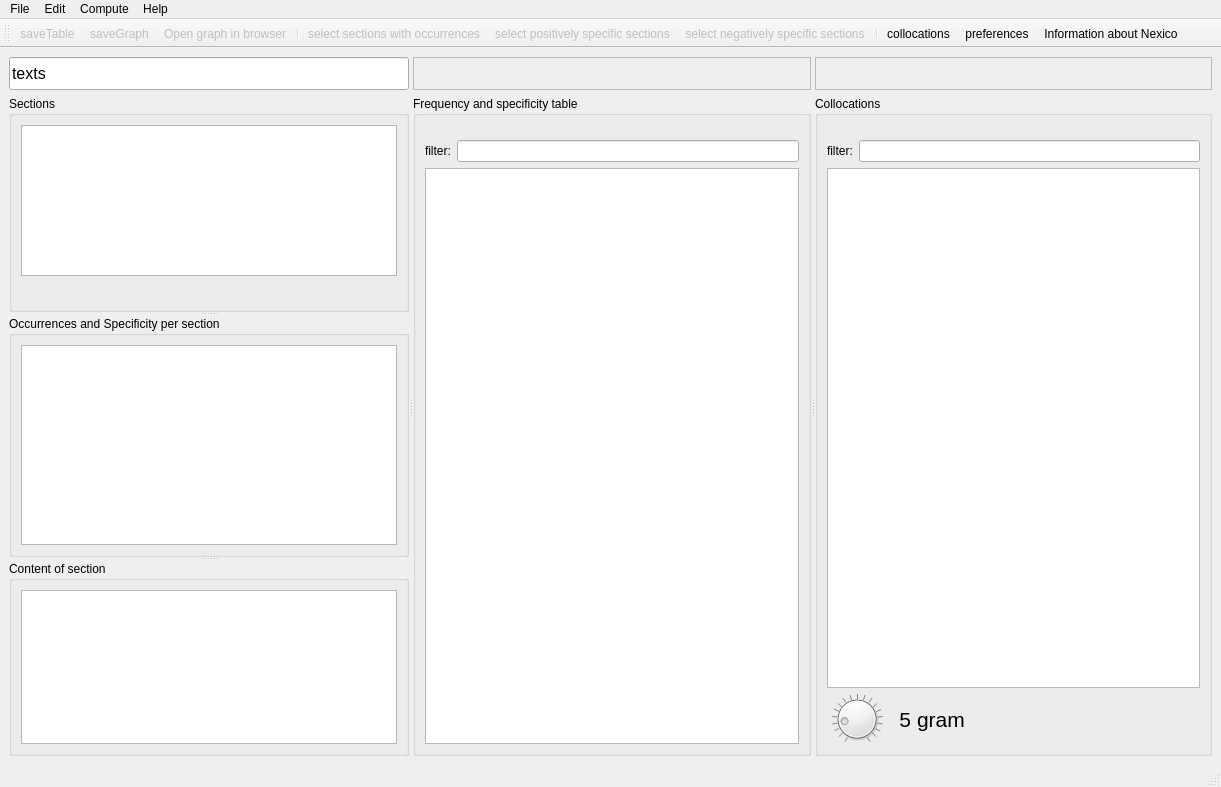
<?xml version="1.0" encoding="UTF-8"?>
<ui version="4.0">
 <class>MainWindow</class>
 <widget class="QMainWindow" name="MainWindow">
  <property name="geometry">
   <rect>
    <x>0</x>
    <y>0</y>
    <width>1221</width>
    <height>787</height>
   </rect>
  </property>
  <property name="windowTitle">
   <string>Nexico!</string>
  </property>
  <property name="windowIcon">
   <iconset resource="groressources.qrc">
    <normaloff>:/images/images/n.png</normaloff>:/images/images/n.png</iconset>
  </property>
  <property name="unifiedTitleAndToolBarOnMac">
   <bool>true</bool>
  </property>
  <widget class="QWidget" name="centralwidget">
   <layout class="QGridLayout" name="gridLayout_10">
    <item row="0" column="0">
     <widget class="QSplitter" name="splitter_3">
      <property name="orientation">
       <enum>Qt::Horizontal</enum>
      </property>
      <widget class="QWidget" name="widget_2" native="true">
       <layout class="QGridLayout" name="gridLayout_5">
        <item row="2" column="1">
         <widget class="QSplitter" name="splitter_2">
          <property name="orientation">
           <enum>Qt::Vertical</enum>
          </property>
          <widget class="QGroupBox" name="mapBox">
           <property name="title">
            <string>Sections</string>
           </property>
           <layout class="QGridLayout" name="gridLayout">
            <item row="0" column="0">
             <widget class="QListWidget" name="sectionMap">
              <property name="sizePolicy">
               <sizepolicy hsizetype="Preferred" vsizetype="Expanding">
                <horstretch>0</horstretch>
                <verstretch>0</verstretch>
               </sizepolicy>
              </property>
              <property name="minimumSize">
               <size>
                <width>0</width>
                <height>0</height>
               </size>
              </property>
              <property name="selectionMode">
               <enum>QAbstractItemView::ExtendedSelection</enum>
              </property>
              <property name="flow">
               <enum>QListView::LeftToRight</enum>
              </property>
              <property name="isWrapping" stdset="0">
               <bool>true</bool>
              </property>
             </widget>
            </item>
            <item row="1" column="0">
             <widget class="QWidget" name="westwidget" native="true">
              <layout class="QGridLayout" name="gridLayout_6"/>
             </widget>
            </item>
           </layout>
          </widget>
          <widget class="QGroupBox" name="graphicsBox">
           <property name="title">
            <string>Occurrences and Specificity per section</string>
           </property>
           <layout class="QGridLayout" name="gridLayout_3">
            <item row="0" column="0">
             <widget class="QGraphicsView" name="graphicsView">
              <property name="sizePolicy">
               <sizepolicy hsizetype="Preferred" vsizetype="Fixed">
                <horstretch>0</horstretch>
                <verstretch>0</verstretch>
               </sizepolicy>
              </property>
              <property name="minimumSize">
               <size>
                <width>0</width>
                <height>200</height>
               </size>
              </property>
              <property name="maximumSize">
               <size>
                <width>16777215</width>
                <height>200</height>
               </size>
              </property>
             </widget>
            </item>
           </layout>
          </widget>
          <widget class="QGroupBox" name="sectionBox">
           <property name="title">
            <string>Content of section</string>
           </property>
           <layout class="QGridLayout" name="gridLayout_4">
            <item row="0" column="0">
             <widget class="QTextBrowser" name="editSection">
              <property name="sizePolicy">
               <sizepolicy hsizetype="Preferred" vsizetype="Expanding">
                <horstretch>0</horstretch>
                <verstretch>0</verstretch>
               </sizepolicy>
              </property>
              <property name="undoRedoEnabled">
               <bool>true</bool>
              </property>
              <property name="readOnly">
               <bool>false</bool>
              </property>
             </widget>
            </item>
           </layout>
          </widget>
         </widget>
        </item>
        <item row="1" column="1">
         <widget class="QLineEdit" name="fileNameEdit">
          <property name="minimumSize">
           <size>
            <width>0</width>
            <height>33</height>
           </size>
          </property>
          <property name="font">
           <font>
            <pointsize>12</pointsize>
           </font>
          </property>
          <property name="inputMask">
           <string notr="true"/>
          </property>
          <property name="text">
           <string>texts</string>
          </property>
          <property name="frame">
           <bool>true</bool>
          </property>
          <property name="readOnly">
           <bool>true</bool>
          </property>
          <property name="placeholderText">
           <string>file name</string>
          </property>
         </widget>
        </item>
       </layout>
      </widget>
      <widget class="QSplitter" name="splitter">
       <property name="orientation">
        <enum>Qt::Horizontal</enum>
       </property>
       <widget class="QWidget" name="eastwidget" native="true">
        <layout class="QVBoxLayout" name="verticalLayout">
         <item>
          <widget class="QLabel" name="nexicolabel">
           <property name="sizePolicy">
            <sizepolicy hsizetype="Preferred" vsizetype="Minimum">
             <horstretch>0</horstretch>
             <verstretch>0</verstretch>
            </sizepolicy>
           </property>
           <property name="minimumSize">
            <size>
             <width>0</width>
             <height>33</height>
            </size>
           </property>
           <property name="maximumSize">
            <size>
             <width>16777215</width>
             <height>33</height>
            </size>
           </property>
           <property name="frameShape">
            <enum>QFrame::StyledPanel</enum>
           </property>
           <property name="frameShadow">
            <enum>QFrame::Raised</enum>
           </property>
           <property name="text">
            <string/>
           </property>
           <property name="pixmap">
            <pixmap resource="groressources.qrc">:/images/images/nexico.png</pixmap>
           </property>
           <property name="alignment">
            <set>Qt::AlignCenter</set>
           </property>
          </widget>
         </item>
         <item>
          <widget class="QGroupBox" name="tableBox">
           <property name="minimumSize">
            <size>
             <width>0</width>
             <height>0</height>
            </size>
           </property>
           <property name="title">
            <string>Frequency and specificity table</string>
           </property>
           <layout class="QGridLayout" name="gridLayout_7">
            <item row="1" column="0">
             <widget class="QTableWidget" name="wordTableWidget">
              <property name="sizePolicy">
               <sizepolicy hsizetype="Minimum" vsizetype="Expanding">
                <horstretch>0</horstretch>
                <verstretch>0</verstretch>
               </sizepolicy>
              </property>
              <property name="font">
               <font>
                <pointsize>8</pointsize>
               </font>
              </property>
              <property name="lineWidth">
               <number>0</number>
              </property>
              <property name="sortingEnabled">
               <bool>true</bool>
              </property>
              <attribute name="verticalHeaderDefaultSectionSize">
               <number>28</number>
              </attribute>
              <attribute name="verticalHeaderMinimumSectionSize">
               <number>17</number>
              </attribute>
              <attribute name="verticalHeaderShowSortIndicator" stdset="0">
               <bool>false</bool>
              </attribute>
              <attribute name="verticalHeaderStretchLastSection">
               <bool>false</bool>
              </attribute>
             </widget>
            </item>
            <item row="0" column="0">
             <layout class="QGridLayout" name="gridLayout_2">
              <item row="1" column="0">
               <widget class="QLabel" name="label">
                <property name="sizePolicy">
                 <sizepolicy hsizetype="Fixed" vsizetype="Preferred">
                  <horstretch>0</horstretch>
                  <verstretch>0</verstretch>
                 </sizepolicy>
                </property>
                <property name="text">
                 <string>filter:</string>
                </property>
               </widget>
              </item>
              <item row="1" column="1">
               <widget class="QLineEdit" name="filter">
                <property name="sizePolicy">
                 <sizepolicy hsizetype="Preferred" vsizetype="Preferred">
                  <horstretch>0</horstretch>
                  <verstretch>0</verstretch>
                 </sizepolicy>
                </property>
               </widget>
              </item>
              <item row="0" column="0" colspan="2">
               <widget class="QLabel" name="pageNameLabel">
                <property name="font">
                 <font>
                  <pointsize>6</pointsize>
                  <weight>75</weight>
                  <italic>true</italic>
                  <bold>true</bold>
                 </font>
                </property>
                <property name="text">
                 <string/>
                </property>
               </widget>
              </item>
             </layout>
            </item>
           </layout>
          </widget>
         </item>
        </layout>
        <zorder>tableBox</zorder>
        <zorder>nexicolabel</zorder>
       </widget>
       <widget class="QWidget" name="widget" native="true">
        <layout class="QGridLayout" name="gridLayout_8">
         <item row="1" column="0">
          <widget class="QGroupBox" name="colloGroupBox">
           <property name="sizePolicy">
            <sizepolicy hsizetype="Minimum" vsizetype="Preferred">
             <horstretch>0</horstretch>
             <verstretch>0</verstretch>
            </sizepolicy>
           </property>
           <property name="title">
            <string>Collocations</string>
           </property>
           <layout class="QGridLayout" name="gridLayout_11">
            <item row="0" column="0">
             <layout class="QGridLayout" name="gridLayout_9">
              <item row="1" column="0">
               <widget class="QLabel" name="label_2">
                <property name="sizePolicy">
                 <sizepolicy hsizetype="Fixed" vsizetype="Preferred">
                  <horstretch>0</horstretch>
                  <verstretch>0</verstretch>
                 </sizepolicy>
                </property>
                <property name="text">
                 <string>filter:</string>
                </property>
               </widget>
              </item>
              <item row="1" column="1">
               <widget class="QLineEdit" name="colfilter">
                <property name="sizePolicy">
                 <sizepolicy hsizetype="Preferred" vsizetype="Preferred">
                  <horstretch>0</horstretch>
                  <verstretch>0</verstretch>
                 </sizepolicy>
                </property>
               </widget>
              </item>
              <item row="0" column="0" colspan="2">
               <widget class="QLabel" name="colpageNameLabel">
                <property name="font">
                 <font>
                  <pointsize>6</pointsize>
                  <weight>75</weight>
                  <italic>true</italic>
                  <bold>true</bold>
                 </font>
                </property>
                <property name="text">
                 <string/>
                </property>
               </widget>
              </item>
             </layout>
            </item>
            <item row="1" column="0">
             <widget class="QTableWidget" name="collocTableWidget">
              <property name="sizePolicy">
               <sizepolicy hsizetype="Minimum" vsizetype="Expanding">
                <horstretch>0</horstretch>
                <verstretch>0</verstretch>
               </sizepolicy>
              </property>
              <property name="font">
               <font>
                <pointsize>8</pointsize>
               </font>
              </property>
              <property name="sortingEnabled">
               <bool>true</bool>
              </property>
              <attribute name="verticalHeaderDefaultSectionSize">
               <number>28</number>
              </attribute>
              <attribute name="verticalHeaderMinimumSectionSize">
               <number>17</number>
              </attribute>
             </widget>
            </item>
            <item row="2" column="0">
             <layout class="QHBoxLayout" name="horizontalLayout">
              <item>
               <widget class="QDial" name="ngraDial">
                <property name="maximumSize">
                 <size>
                  <width>60</width>
                  <height>60</height>
                 </size>
                </property>
                <property name="minimum">
                 <number>2</number>
                </property>
                <property name="maximum">
                 <number>20</number>
                </property>
                <property name="pageStep">
                 <number>1</number>
                </property>
                <property name="value">
                 <number>5</number>
                </property>
                <property name="sliderPosition">
                 <number>5</number>
                </property>
                <property name="tracking">
                 <bool>false</bool>
                </property>
                <property name="orientation">
                 <enum>Qt::Horizontal</enum>
                </property>
                <property name="wrapping">
                 <bool>false</bool>
                </property>
                <property name="notchesVisible">
                 <bool>true</bool>
                </property>
               </widget>
              </item>
              <item>
               <widget class="QLabel" name="ngratext">
                <property name="sizePolicy">
                 <sizepolicy hsizetype="Fixed" vsizetype="Preferred">
                  <horstretch>0</horstretch>
                  <verstretch>0</verstretch>
                 </sizepolicy>
                </property>
                <property name="minimumSize">
                 <size>
                  <width>18</width>
                  <height>0</height>
                 </size>
                </property>
                <property name="font">
                 <font>
                  <pointsize>16</pointsize>
                  <weight>50</weight>
                  <italic>false</italic>
                  <bold>false</bold>
                 </font>
                </property>
                <property name="layoutDirection">
                 <enum>Qt::LeftToRight</enum>
                </property>
                <property name="text">
                 <string>5</string>
                </property>
                <property name="scaledContents">
                 <bool>true</bool>
                </property>
                <property name="alignment">
                 <set>Qt::AlignRight|Qt::AlignTrailing|Qt::AlignVCenter</set>
                </property>
               </widget>
              </item>
              <item>
               <widget class="QLabel" name="gram">
                <property name="font">
                 <font>
                  <pointsize>16</pointsize>
                 </font>
                </property>
                <property name="text">
                 <string>gram</string>
                </property>
               </widget>
              </item>
              <item>
               <widget class="QPushButton" name="graphButton">
                <property name="toolTip">
                 <string>graphical representation</string>
                </property>
                <property name="text">
                 <string/>
                </property>
                <property name="icon">
                 <iconset resource="groressources.qrc">
                  <normaloff>:/images/images/graph.png</normaloff>:/images/images/graph.png</iconset>
                </property>
                <property name="iconSize">
                 <size>
                  <width>60</width>
                  <height>60</height>
                 </size>
                </property>
                <property name="shortcut">
                 <string>Ctrl+G</string>
                </property>
                <property name="checkable">
                 <bool>true</bool>
                </property>
                <property name="checked">
                 <bool>false</bool>
                </property>
                <property name="flat">
                 <bool>true</bool>
                </property>
               </widget>
              </item>
             </layout>
            </item>
           </layout>
          </widget>
         </item>
         <item row="0" column="0">
          <widget class="QLabel" name="collocationlabel">
           <property name="sizePolicy">
            <sizepolicy hsizetype="Preferred" vsizetype="Minimum">
             <horstretch>0</horstretch>
             <verstretch>0</verstretch>
            </sizepolicy>
           </property>
           <property name="minimumSize">
            <size>
             <width>0</width>
             <height>33</height>
            </size>
           </property>
           <property name="maximumSize">
            <size>
             <width>16777215</width>
             <height>33</height>
            </size>
           </property>
           <property name="frameShape">
            <enum>QFrame::StyledPanel</enum>
           </property>
           <property name="frameShadow">
            <enum>QFrame::Raised</enum>
           </property>
           <property name="text">
            <string/>
           </property>
           <property name="pixmap">
            <pixmap resource="groressources.qrc">:/images/images/magnet.png</pixmap>
           </property>
           <property name="scaledContents">
            <bool>false</bool>
           </property>
           <property name="alignment">
            <set>Qt::AlignCenter</set>
           </property>
          </widget>
         </item>
        </layout>
       </widget>
      </widget>
     </widget>
    </item>
   </layout>
  </widget>
  <widget class="QMenuBar" name="menubar">
   <property name="geometry">
    <rect>
     <x>0</x>
     <y>0</y>
     <width>1221</width>
     <height>30</height>
    </rect>
   </property>
   <widget class="QMenu" name="menuFile">
    <property name="title">
     <string>File</string>
    </property>
    <addaction name="actionSaveTable"/>
    <addaction name="actionSaveGraph"/>
   </widget>
   <widget class="QMenu" name="menuCompute">
    <property name="title">
     <string>Compute</string>
    </property>
    <addaction name="actionSelect_sections_with_occurrences"/>
    <addaction name="actionSelectposspecificsections"/>
    <addaction name="actionSelectnegspecificsections"/>
    <addaction name="actionComputeSpecificity"/>
   </widget>
   <widget class="QMenu" name="menuHelp">
    <property name="title">
     <string>Help</string>
    </property>
    <addaction name="actionInformationNexico"/>
   </widget>
   <widget class="QMenu" name="menuEdit">
    <property name="title">
     <string>Edit</string>
    </property>
    <addaction name="actionCopyGraphToClipboard"/>
   </widget>
   <addaction name="menuFile"/>
   <addaction name="menuEdit"/>
   <addaction name="menuCompute"/>
   <addaction name="menuHelp"/>
  </widget>
  <widget class="QStatusBar" name="statusbar"/>
  <widget class="QToolBar" name="toolBar">
   <property name="windowTitle">
    <string>toolBar</string>
   </property>
   <attribute name="toolBarArea">
    <enum>TopToolBarArea</enum>
   </attribute>
   <attribute name="toolBarBreak">
    <bool>false</bool>
   </attribute>
   <addaction name="actionSaveTable"/>
   <addaction name="actionSaveGraph"/>
   <addaction name="actionOpen_graph_in_browser"/>
   <addaction name="separator"/>
   <addaction name="actionSelect_sections_with_occurrences"/>
   <addaction name="actionSelectposspecificsections"/>
   <addaction name="actionSelectnegspecificsections"/>
   <addaction name="separator"/>
   <addaction name="actionCollocations"/>
   <addaction name="actionPreferences"/>
   <addaction name="actionInformationNexico"/>
  </widget>
  <action name="actionOpenText">
   <property name="icon">
    <iconset resource="groressources.qrc">
     <normaloff>:/images/images/fileopen.png</normaloff>:/images/images/fileopen.png</iconset>
   </property>
   <property name="text">
    <string>OpenText</string>
   </property>
   <property name="shortcut">
    <string>Ctrl+O</string>
   </property>
  </action>
  <action name="actionSaveTable">
   <property name="enabled">
    <bool>false</bool>
   </property>
   <property name="icon">
    <iconset resource="groressources.qrc">
     <normaloff>:/images/images/compfile.png</normaloff>:/images/images/compfile.png</iconset>
   </property>
   <property name="text">
    <string>saveTable</string>
   </property>
   <property name="toolTip">
    <string>save the current specificity table</string>
   </property>
   <property name="shortcut">
    <string>Ctrl+S</string>
   </property>
  </action>
  <action name="actionComputeSpecificity">
   <property name="enabled">
    <bool>false</bool>
   </property>
   <property name="icon">
    <iconset resource="groressources.qrc">
     <normaloff>:/images/images/hyper.png</normaloff>:/images/images/hyper.png</iconset>
   </property>
   <property name="text">
    <string>ComputeSpecificity</string>
   </property>
  </action>
  <action name="actionInformationNexico">
   <property name="icon">
    <iconset resource="groressources.qrc">
     <normaloff>:/images/images/NexicoN.png</normaloff>:/images/images/NexicoN.png</iconset>
   </property>
   <property name="text">
    <string>Information about Nexico</string>
   </property>
  </action>
  <action name="actionSelect_sections_with_occurrences">
   <property name="enabled">
    <bool>false</bool>
   </property>
   <property name="icon">
    <iconset resource="groressources.qrc">
     <normaloff>:/images/images/pinksquare.png</normaloff>:/images/images/pinksquare.png</iconset>
   </property>
   <property name="text">
    <string>select sections with occurrences</string>
   </property>
   <property name="toolTip">
    <string>select sections with occurrences of the currently selected word</string>
   </property>
   <property name="shortcut">
    <string>Ctrl+P</string>
   </property>
  </action>
  <action name="actionSelectposspecificsections">
   <property name="enabled">
    <bool>false</bool>
   </property>
   <property name="icon">
    <iconset resource="groressources.qrc">
     <normaloff>:/images/images/boxpositive.png</normaloff>:/images/images/boxpositive.png</iconset>
   </property>
   <property name="text">
    <string>select positively specific sections</string>
   </property>
  </action>
  <action name="actionSelectnegspecificsections">
   <property name="enabled">
    <bool>false</bool>
   </property>
   <property name="icon">
    <iconset resource="groressources.qrc">
     <normaloff>:/images/images/boxnegative.png</normaloff>:/images/images/boxnegative.png</iconset>
   </property>
   <property name="text">
    <string>select negatively specific sections</string>
   </property>
  </action>
  <action name="actionSaveGraph">
   <property name="enabled">
    <bool>false</bool>
   </property>
   <property name="icon">
    <iconset resource="groressources.qrc">
     <normaloff>:/images/images/filesave.png</normaloff>:/images/images/filesave.png</iconset>
   </property>
   <property name="text">
    <string>saveGraph</string>
   </property>
   <property name="toolTip">
    <string>save the current specificity graph</string>
   </property>
   <property name="shortcut">
    <string>Ctrl+G</string>
   </property>
  </action>
  <action name="actionCopyGraphToClipboard">
   <property name="icon">
    <iconset resource="groressources.qrc">
     <normaloff>:/images/images/editcopy.png</normaloff>:/images/images/editcopy.png</iconset>
   </property>
   <property name="text">
    <string>copy Graph To Clipboard</string>
   </property>
   <property name="toolTip">
    <string>copy the currently shown graph to the clipboard</string>
   </property>
   <property name="shortcut">
    <string>Ctrl+C</string>
   </property>
  </action>
  <action name="actionCollocations">
   <property name="checkable">
    <bool>true</bool>
   </property>
   <property name="checked">
    <bool>false</bool>
   </property>
   <property name="icon">
    <iconset resource="groressources.qrc">
     <normaloff>:/images/images/magnet.png</normaloff>:/images/images/magnet.png</iconset>
   </property>
   <property name="text">
    <string>collocations</string>
   </property>
  </action>
  <action name="actionOpen_graph_in_browser">
   <property name="enabled">
    <bool>false</bool>
   </property>
   <property name="icon">
    <iconset resource="groressources.qrc">
     <normaloff>:/images/images/firefox.png</normaloff>:/images/images/firefox.png</iconset>
   </property>
   <property name="text">
    <string>Open graph in browser</string>
   </property>
   <property name="toolTip">
    <string>opens a new browser window to view the current graph</string>
   </property>
  </action>
  <action name="actionPreferences">
   <property name="icon">
    <iconset resource="groressources.qrc">
     <normaloff>:/images/images/setup.png</normaloff>:/images/images/setup.png</iconset>
   </property>
   <property name="text">
    <string>preferences</string>
   </property>
  </action>
 </widget>
 <resources>
  <include location="groressources.qrc"/>
 </resources>
 <connections>
  <connection>
   <sender>ngraDial</sender>
   <signal>sliderMoved(int)</signal>
   <receiver>ngratext</receiver>
   <slot>setNum(int)</slot>
   <hints>
    <hint type="sourcelabel">
     <x>999</x>
     <y>696</y>
    </hint>
    <hint type="destinationlabel">
     <x>1101</x>
     <y>710</y>
    </hint>
   </hints>
  </connection>
 </connections>
</ui>
